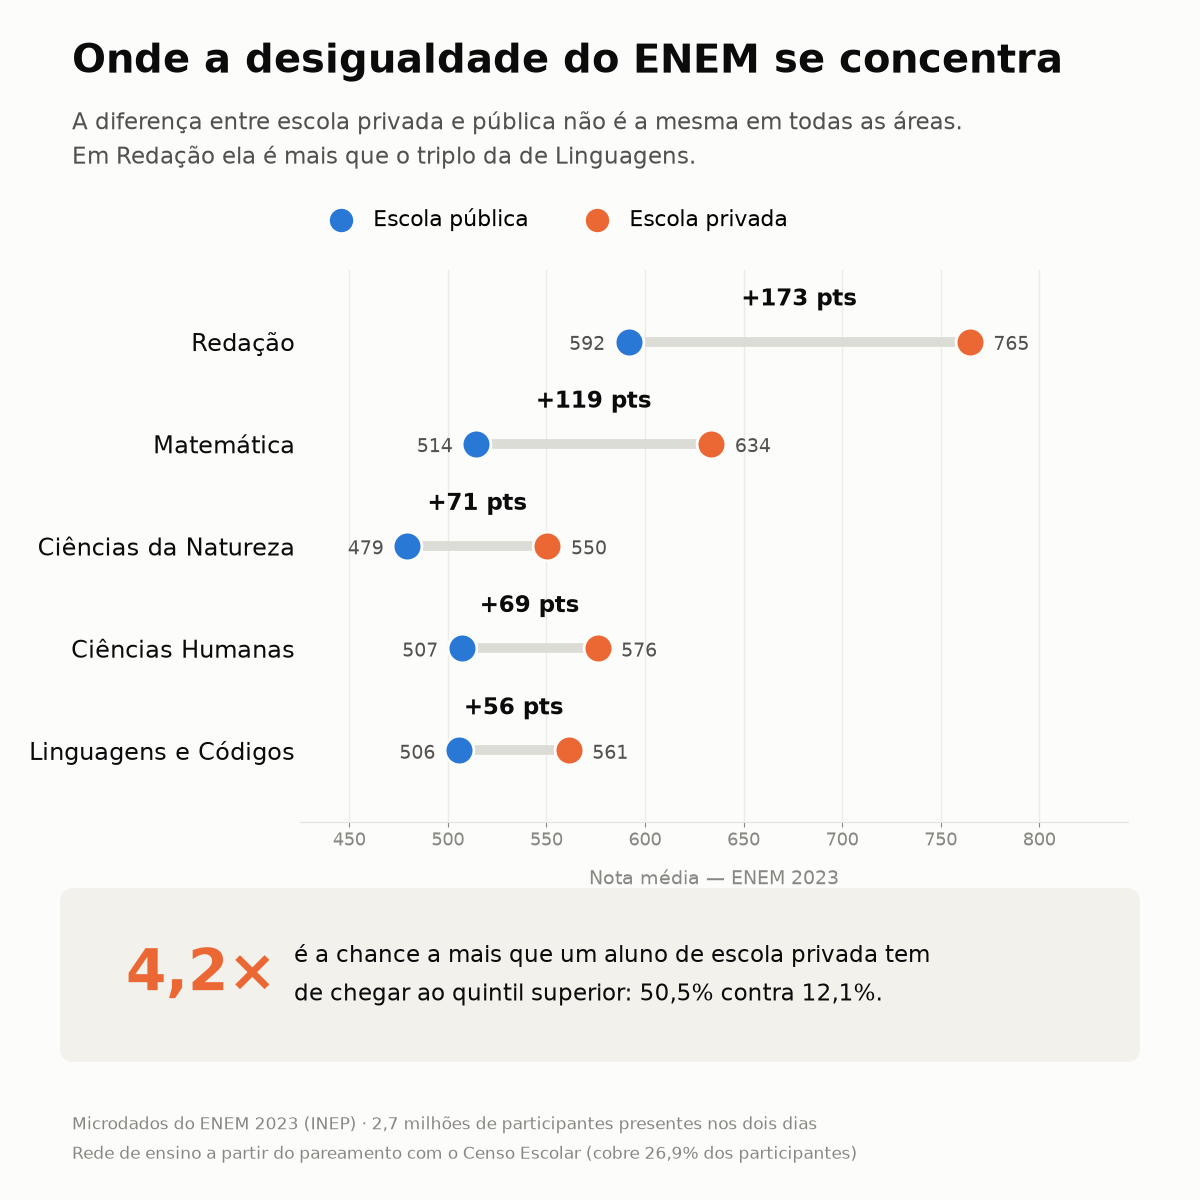

This figure's Python source:
"""Gera a imagem do post de LinkedIn (1200x1200) a partir das tabelas agregadas.

Forma escolhida: dumbbell (halteres). O dado é uma comparação pareada — duas redes
sobre as mesmas cinco áreas — e o que interessa é o TAMANHO DA DISTÂNCIA entre os
pontos, não o valor absoluto de cada um. Barras agrupadas mostrariam os dez valores e
esconderiam justamente a distância; o dumbbell desenha a distância como objeto visual.

Paleta: slots categóricos 1 e 2 da paleta de referência, validados nos seis checks
(CVD ΔE 24,7 em protanopia; contraste ≥ 3:1 sobre a superfície).
"""

from __future__ import annotations

import sys
from pathlib import Path

import matplotlib.pyplot as plt
import pandas as pd
from matplotlib.patches import FancyBboxPatch

sys.path.insert(0, str(Path(__file__).resolve().parent.parent.parent))

from src import config as cfg

SUPERFICIE = "#fcfcfb"
TINTA = "#0b0b0b"
TINTA_2 = "#52514e"
MUDO = "#898781"
PUBLICA = "#2a78d6"
PRIVADA = "#eb6834"
TRILHO = "#dcdcd6"

ANO = 2023


def dados() -> pd.DataFrame:
    area = pd.read_csv(cfg.DATA_PROCESSED / "agg_area.csv")
    a = area[(area.ANO == ANO) & area.REDE.notna()]
    # Média ponderada pelo nº de participantes: as UFs têm tamanhos muito diferentes.
    nac = (a.assign(soma=a.nota_media * a.n_participantes)
             .groupby(["AREA", "REDE"])
             .apply(lambda g: g.soma.sum() / g.n_participantes.sum(), include_groups=False)
             .unstack())
    nac["gap"] = nac["Privada"] - nac["Pública"]
    return nac.sort_values("gap")


def construir() -> Path:
    df = dados()

    fig = plt.figure(figsize=(12, 12), dpi=100)
    fig.patch.set_facecolor(SUPERFICIE)

    # ---------------------------------------------------------------- cabeçalho
    fig.text(0.06, 0.965, "Onde a desigualdade do ENEM se concentra",
             fontsize=29, weight="bold", color=TINTA, va="top")
    fig.text(0.06, 0.912,
             "A diferença entre escola privada e pública não é a mesma em todas as áreas.\n"
             "Em Redação ela é mais que o triplo da de Linguagens.",
             fontsize=16.5, color=TINTA_2, va="top", linespacing=1.5)

    # ---------------------------------------------------------------- dumbbell
    # left=0.25 reserva espaço para rótulos longos ("Linguagens e Códigos"); com margem
    # menor eles saem da imagem, porque salvamos sem bbox_inches="tight" para manter o
    # quadrado exato de 1200x1200 que o LinkedIn espera.
    ax = fig.add_axes([0.25, 0.315, 0.69, 0.46])
    ax.set_facecolor(SUPERFICIE)
    y = range(len(df))

    for i, (nome, row) in enumerate(df.iterrows()):
        # Trilho por trás dos dois pontos: é ele que materializa a distância.
        ax.plot([row["Pública"], row["Privada"]], [i, i],
                color=TRILHO, lw=7, solid_capstyle="round", zorder=1)
        # Anel de 2px na cor da superfície para separar marcas que se aproximam.
        ax.scatter(row["Pública"], i, s=430, color=PUBLICA, zorder=3,
                   edgecolors=SUPERFICIE, linewidths=2)
        ax.scatter(row["Privada"], i, s=430, color=PRIVADA, zorder=3,
                   edgecolors=SUPERFICIE, linewidths=2)

        # Rótulo direto do gap, acima do trilho. Duas séries, ambas rotuladas —
        # identidade nunca depende só da cor.
        meio = (row["Pública"] + row["Privada"]) / 2
        ax.annotate(f"+{row['gap']:.0f} pts", (meio, i), xytext=(0, 26),
                    textcoords="offset points", ha="center",
                    fontsize=16.5, weight="bold", color=TINTA)
        ax.annotate(f"{row['Pública']:.0f}", (row["Pública"], i), xytext=(-17, -6),
                    textcoords="offset points", ha="right", fontsize=14, color=TINTA_2)
        ax.annotate(f"{row['Privada']:.0f}", (row["Privada"], i), xytext=(17, -6),
                    textcoords="offset points", ha="left", fontsize=14, color=TINTA_2)

    ax.set_yticks(list(y))
    ax.set_yticklabels(df.index, fontsize=17, color=TINTA)
    ax.set_xlim(425, 845)
    ax.set_ylim(-0.7, len(df) - 0.3)
    ax.set_xlabel("Nota média — ENEM 2023", fontsize=14, color=MUDO, labelpad=14)
    ax.tick_params(axis="x", colors=MUDO, labelsize=13)
    ax.tick_params(axis="y", length=0)
    ax.grid(axis="x", color="#ececE6", lw=1)
    ax.set_axisbelow(True)
    for lado in ("top", "right", "left"):
        ax.spines[lado].set_visible(False)
    ax.spines["bottom"].set_color("#e4e4de")

    # Legenda sempre presente com duas séries, numa faixa própria acima do gráfico
    # para não disputar espaço com as marcas nem com o subtítulo.
    ax.scatter([], [], s=250, color=PUBLICA, label="Escola pública")
    ax.scatter([], [], s=250, color=PRIVADA, label="Escola privada")
    ax.legend(loc="lower left", frameon=False, fontsize=15.5, ncol=2,
              handletextpad=0.5, columnspacing=2.2, bbox_to_anchor=(0.0, 1.035))

    # ---------------------------------------------------------------- destaque
    caixa = FancyBboxPatch((0.06, 0.125), 0.88, 0.125, transform=fig.transFigure,
                           boxstyle="round,pad=0.010,rounding_size=0.012",
                           facecolor="#f2f1ec", edgecolor="none", zorder=0)
    fig.patches.append(caixa)

    fig.text(0.105, 0.1875, "4,2×", fontsize=42, weight="bold", color=PRIVADA,
             va="center", ha="left")
    fig.text(0.245, 0.1875,
             "é a chance a mais que um aluno de escola privada tem\n"
             "de chegar ao quintil superior: 50,5% contra 12,1%.",
             fontsize=16.5, color=TINTA, va="center", linespacing=1.7)

    # ---------------------------------------------------------------- rodapé
    fig.text(0.06, 0.075,
             "Microdados do ENEM 2023 (INEP) · 2,7 milhões de participantes presentes nos dois dias\n"
             "Rede de ensino a partir do pareamento com o Censo Escolar (cobre 26,9% dos participantes)",
             fontsize=12.5, color=MUDO, va="top", linespacing=1.7)

    destino = cfg.OUTPUTS_FIGURES / "post_linkedin.png"
    fig.savefig(destino, facecolor=SUPERFICIE, bbox_inches=None)
    plt.close(fig)
    return destino


if __name__ == "__main__":
    print(construir())
